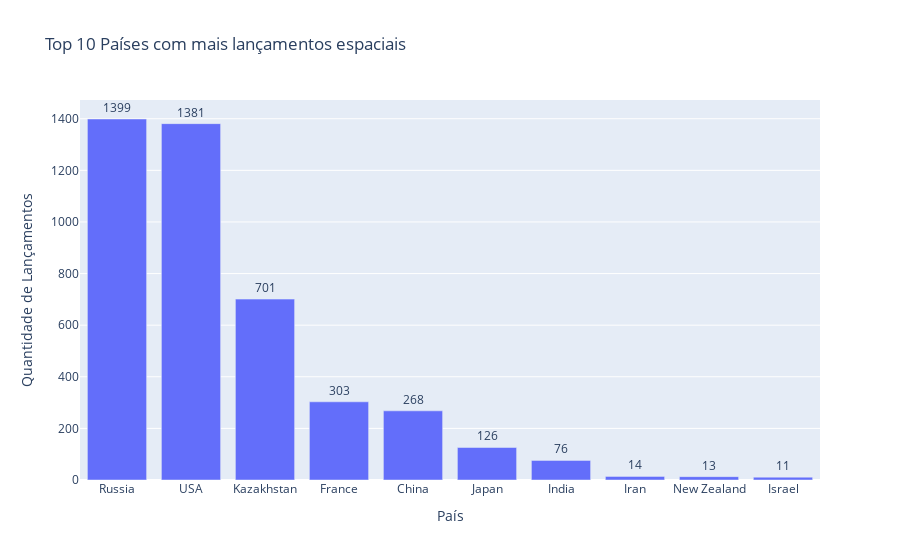

Source (notebook cell):
### Code cell
# Criação de um gráfico de barras com a quantidade de lançamentos por país, 10 países com mais lançamentos
fig = px.bar(lancamentos_pais.head(10), 
             x=lancamentos_pais.head(10).index, 
             y=lancamentos_pais.head(10).values, 
             title='Top 10 Países com mais lançamentos espaciais',
             labels={'x': 'País', 'y': 'Quantidade de Lançamentos'})
fig.update_layout(xaxis_title='País', yaxis_title='Quantidade de Lançamentos')
# Mostra os valores no topo de cada barra
fig.update_traces(texttemplate='%{y}', textposition='outside')
fig.show()

### Figure 1 — Plotly figure (JSON) as saved in the notebook; plotly's stock layout.template omitted (floating-point values rounded to 4 significant figures)
{"data": [{"hovertemplate": "País=%{x}<br>Quantidade de Lançamentos=%{y}<extra></extra>", "legendgroup": "", "marker": {"color": "#636efa", "pattern": {"shape": ""}}, "name": "", "orientation": "v", "showlegend": false, "textposition": "outside", "texttemplate": "%{y}", "type": "bar", "x": ["Russia", "USA", "Kazakhstan", "France", "China", "Japan", "India", "Iran", "New Zealand", "Israel"], "xaxis": "x", "y": [1399, 1381, 701, 303, 268, 126, 76, 14, 13, 11], "yaxis": "y"}], "layout": {"barmode": "relative", "legend": {"tracegroupgap": 0}, "title": {"text": "Top 10 Países com mais lançamentos espaciais"}, "xaxis": {"anchor": "y", "domain": [0, 1], "title": {"text": "País"}}, "yaxis": {"anchor": "x", "domain": [0, 1], "title": {"text": "Quantidade de Lançamentos"}}}}
